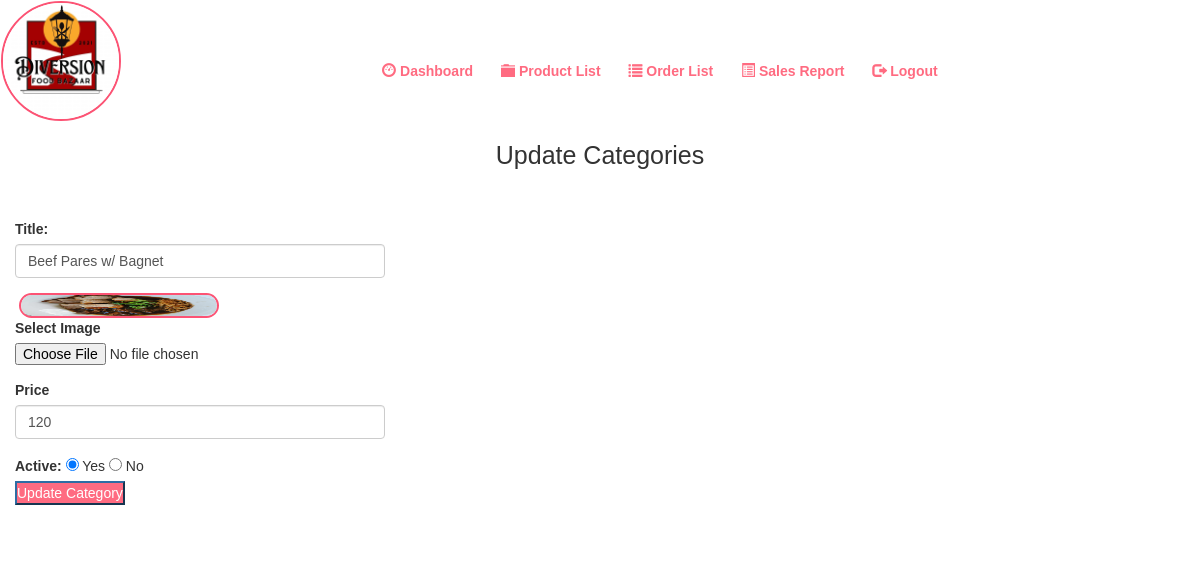
The app's page /Tenant/update-category.php?id=90 with its own data.
### tables this page shows
CREATE TABLE `product_list` (
  `id` int(11) NOT NULL,
  `vendor_id` int(11) NOT NULL,
  `title` varchar(50) NOT NULL,
  `image_name` varchar(255) NOT NULL,
  `price` decimal(10,0) NOT NULL,
  `category` varchar(50) NOT NULL,
  `add_category` varchar(50) NOT NULL,
  `active` varchar(10) NOT NULL
);

### Tenant/update-category.php (the view, shortened to what this page needs)
<?php include('partials/home.php'); ?>
<?php
            if(isset($_GET['id']))
            {
                $id = $_GET['id'];
                $sql = "SELECT * FROM product_list WHERE id='$id'";
                $res = mysqli_query($conn, $sql);
                $count = mysqli_num_rows($res);
        if($count>0)
        {
                        while($row=mysqli_fetch_array($res))
                        {
                            $title = $row['title'];
                            $current_image = $row['image_name'];
                            $price = $row['price'];
                            $active = $row['active'];
                        }
                    }
            }
            else
            {
                header('location:'.SITEURL.'Tenant/category.php');
            }
                        ?>
<div class="card card-outline card-primary">
	<div class="card-header">
		<h3 class="card-title text-center">Update Categories</h3>
		<div class="card-tools text-center">
		<br><br>
    </div>
</div>
<div class="container-fluid">
<form action="" method="POST"  enctype="multipart/form-data" id="product-form">
            <div class="row">
                <div class="col-md-4">
                <div class="form-group">
                    <label for="title" class="control-label">Title: </label>
                    <input type="title" id="title" name="title" class="form-control form-control-sm form-control-border" value="<?php echo $title; ?>" required>
                </div>
                    <div class="form-group">
                        <?php
                        if($current_image=="")
                        {
                            echo "<div class='error'>Image not available</div>";
                        }
                        else
                        {
                            ?>
                            <img src="<?php echo SITEURL; ?>images/category/<?php echo $current_image; ?>"  width="200px">
                            <?php
                        }
                        ?>
                        <div class="form-group">
                        <label for="image" class="control-label">Select Image</label>
                        <input type="file" id="image" name="image" class="form-control-sm form-control-border">
                    </div>
                    </div>
                    <div class="form-group">
                        <label for="price" class="control-label">Price</label>
                        <input type="number" id="price" name="price" class="form-control form-control-sm form-control-border" value="<?php echo $price; ?>">
                    </div>
                    <label for="active" name="active" class="control-label">Active: </label>
                    <td>
                    <input <?php if($active=="Yes"){echo "Checked";} ?> type="radio" name="active" value="Yes"> Yes
                    <input <?php if($active=="No"){echo"Checked";} ?> type="radio" name="active" value="No"> No
                    </td>
                    <tr>
                        <br>
                    <td colspan="3">
                        <input type="submit" name="submit" value="Update Category" class="btn-primary">
                    </td>
                    </tr>
                    <br><br><br>
    </form>
</div>
            </div>

### css/style.css (style rules this page uses)
* { margin: 0 0; padding: 0 0; font-family: Arial, Helvetica, sans-serif; }
img { margin-right: -.5rem; height: 2.5rem; max-width: 100%; border-radius: 9999px; border: solid 2px #fc5374; transition: .3s all ease; }
.text-center { text-align: center; }
.btn-primary { background-color: #ff6b81; color: white; cursor: pointer; }
h3 { font-size: 2.5rem; }

### records on screen
product_list: title "Beef Pares w/ Bagnet", image_name (picture), price "120", active "☑"
